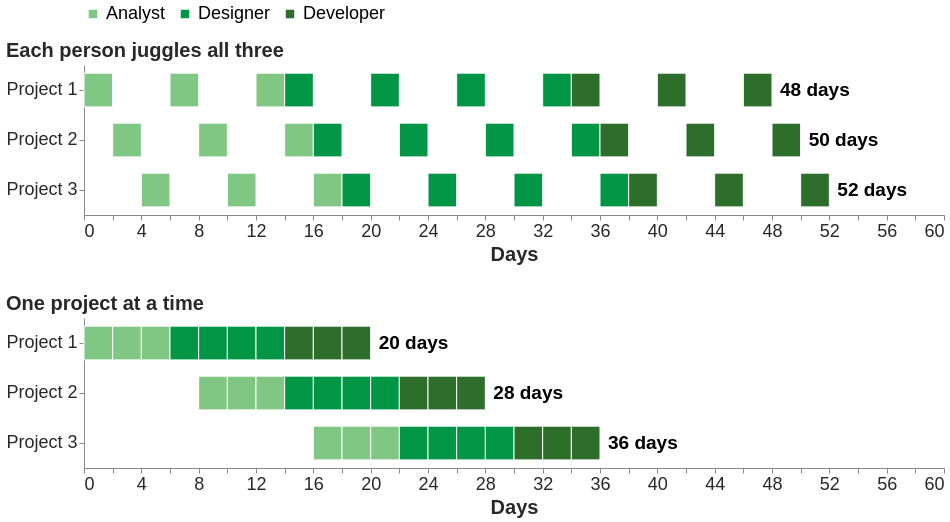

Describe this chart as a Vega-Lite specification.
### Vega-Lite specification from a JSON file in a GitHub repository (floating-point values rounded to 4 significant figures)
{"$schema": "https://vega.github.io/schema/vega-lite/v5.json", "vconcat": [{"width": 860, "height": 150, "title": {"text": "Each person juggles all three", "fontSize": 20, "anchor": "start", "color": "#282828"}, "layer": [{"data": {"values": [{"plan": "Each person juggles all three", "p": "Project 1", "s": 0, "e": 2, "role": "Analyst"}, {"plan": "Each person juggles all three", "p": "Project 2", "s": 2, "e": 4, "role": "Analyst"}, {"plan": "Each person juggles all three", "p": "Project 3", "s": 4, "e": 6, "role": "Analyst"}, {"plan": "Each person juggles all three", "p": "Project 1", "s": 6, "e": 8, "role": "Analyst"}, {"plan": "Each person juggles all three", "p": "Project 2", "s": 8, "e": 10, "role": "Analyst"}, {"plan": "Each person juggles all three", "p": "Project 3", "s": 10, "e": 12, "role": "Analyst"}, {"plan": "Each person juggles all three", "p": "Project 1", "s": 12, "e": 14, "role": "Analyst"}, {"plan": "Each person juggles all three", "p": "Project 2", "s": 14, "e": 16, "role": "Analyst"}, {"plan": "Each person juggles all three", "p": "Project 3", "s": 16, "e": 18, "role": "Analyst"}, {"plan": "Each person juggles all three", "p": "Project 1", "s": 14, "e": 16, "role": "Designer"}, {"plan": "Each person juggles all three", "p": "Project 2", "s": 16, "e": 18, "role": "Designer"}, {"plan": "Each person juggles all three", "p": "Project 3", "s": 18, "e": 20, "role": "Designer"}, {"plan": "Each person juggles all three", "p": "Project 1", "s": 20, "e": 22, "role": "Designer"}, {"plan": "Each person juggles all three", "p": "Project 2", "s": 22, "e": 24, "role": "Designer"}, {"plan": "Each person juggles all three", "p": "Project 3", "s": 24, "e": 26, "role": "Designer"}, {"plan": "Each person juggles all three", "p": "Project 1", "s": 26, "e": 28, "role": "Designer"}, {"plan": "Each person juggles all three", "p": "Project 2", "s": 28, "e": 30, "role": "Designer"}, {"plan": "Each person juggles all three", "p": "Project 3", "s": 30, "e": 32, "role": "Designer"}, {"plan": "Each person juggles all three", "p": "Project 1", "s": 32, "e": 34, "role": "Designer"}, {"plan": "Each person juggles all three", "p": "Project 2", "s": 34, "e": 36, "role": "Designer"}, {"plan": "Each person juggles all three", "p": "Project 3", "s": 36, "e": 38, "role": "Designer"}, {"plan": "Each person juggles all three", "p": "Project 1", "s": 34, "e": 36, "role": "Developer"}, {"plan": "Each person juggles all three", "p": "Project 2", "s": 36, "e": 38, "role": "Developer"}, {"plan": "Each person juggles all three", "p": "Project 3", "s": 38, "e": 40, "role": "Developer"}, {"plan": "Each person juggles all three", "p": "Project 1", "s": 40, "e": 42, "role": "Developer"}, {"plan": "Each person juggles all three", "p": "Project 2", "s": 42, "e": 44, "role": "Developer"}, {"plan": "Each person juggles all three", "p": "Project 3", "s": 44, "e": 46, "role": "Developer"}, {"plan": "Each person juggles all three", "p": "Project 1", "s": 46, "e": 48, "role": "Developer"}, {"plan": "Each person juggles all three", "p": "Project 2", "s": 48, "e": 50, "role": "Developer"}, {"plan": "Each person juggles all three", "p": "Project 3", "s": 50, "e": 52, "role": "Developer"}]}, "mark": {"type": "bar", "stroke": "#ffffff", "strokeWidth": 1, "height": {"band": 0.75}}, "encoding": {"y": {"field": "p", "type": "nominal", "title": null}, "x": {"field": "s", "type": "quantitative", "title": "Days", "scale": {"domain": [0, 60]}}, "x2": {"field": "e"}, "color": {"field": "role", "type": "nominal", "title": null, "scale": {"domain": ["Analyst", "Designer", "Developer"], "range": ["#81c784", "#019546", "#2D6E2A"]}, "legend": {"orient": "top", "direction": "horizontal"}}}}, {"data": {"values": [{"plan": "Each person juggles all three", "p": "Project 1", "e": 48, "t": "48 days"}, {"plan": "Each person juggles all three", "p": "Project 2", "e": 50, "t": "50 days"}, {"plan": "Each person juggles all three", "p": "Project 3", "e": 52, "t": "52 days"}]}, "mark": {"type": "text", "align": "left", "dx": 8, "fontSize": 19, "fontWeight": "bold"}, "encoding": {"y": {"field": "p", "type": "nominal"}, "x": {"field": "e", "type": "quantitative"}, "text": {"field": "t"}}}]}, {"width": 860, "height": 150, "title": {"text": "One project at a time", "fontSize": 20, "anchor": "start", "color": "#282828"}, "layer": [{"data": {"values": [{"plan": "One project at a time", "p": "Project 1", "s": 0, "e": 2, "role": "Analyst"}, {"plan": "One project at a time", "p": "Project 1", "s": 2, "e": 4, "role": "Analyst"}, {"plan": "One project at a time", "p": "Project 1", "s": 4, "e": 6, "role": "Analyst"}, {"plan": "One project at a time", "p": "Project 1", "s": 6, "e": 8, "role": "Designer"}, {"plan": "One project at a time", "p": "Project 1", "s": 8, "e": 10, "role": "Designer"}, {"plan": "One project at a time", "p": "Project 1", "s": 10, "e": 12, "role": "Designer"}, {"plan": "One project at a time", "p": "Project 1", "s": 12, "e": 14, "role": "Designer"}, {"plan": "One project at a time", "p": "Project 1", "s": 14, "e": 16, "role": "Developer"}, {"plan": "One project at a time", "p": "Project 1", "s": 16, "e": 18, "role": "Developer"}, {"plan": "One project at a time", "p": "Project 1", "s": 18, "e": 20, "role": "Developer"}, {"plan": "One project at a time", "p": "Project 2", "s": 8, "e": 10, "role": "Analyst"}, {"plan": "One project at a time", "p": "Project 2", "s": 10, "e": 12, "role": "Analyst"}, {"plan": "One project at a time", "p": "Project 2", "s": 12, "e": 14, "role": "Analyst"}, {"plan": "One project at a time", "p": "Project 2", "s": 14, "e": 16, "role": "Designer"}, {"plan": "One project at a time", "p": "Project 2", "s": 16, "e": 18, "role": "Designer"}, {"plan": "One project at a time", "p": "Project 2", "s": 18, "e": 20, "role": "Designer"}, {"plan": "One project at a time", "p": "Project 2", "s": 20, "e": 22, "role": "Designer"}, {"plan": "One project at a time", "p": "Project 2", "s": 22, "e": 24, "role": "Developer"}, {"plan": "One project at a time", "p": "Project 2", "s": 24, "e": 26, "role": "Developer"}, {"plan": "One project at a time", "p": "Project 2", "s": 26, "e": 28, "role": "Developer"}, {"plan": "One project at a time", "p": "Project 3", "s": 16, "e": 18, "role": "Analyst"}, {"plan": "One project at a time", "p": "Project 3", "s": 18, "e": 20, "role": "Analyst"}, {"plan": "One project at a time", "p": "Project 3", "s": 20, "e": 22, "role": "Analyst"}, {"plan": "One project at a time", "p": "Project 3", "s": 22, "e": 24, "role": "Designer"}, {"plan": "One project at a time", "p": "Project 3", "s": 24, "e": 26, "role": "Designer"}, {"plan": "One project at a time", "p": "Project 3", "s": 26, "e": 28, "role": "Designer"}, {"plan": "One project at a time", "p": "Project 3", "s": 28, "e": 30, "role": "Designer"}, {"plan": "One project at a time", "p": "Project 3", "s": 30, "e": 32, "role": "Developer"}, {"plan": "One project at a time", "p": "Project 3", "s": 32, "e": 34, "role": "Developer"}, {"plan": "One project at a time", "p": "Project 3", "s": 34, "e": 36, "role": "Developer"}]}, "mark": {"type": "bar", "stroke": "#ffffff", "strokeWidth": 1, "height": {"band": 0.75}}, "encoding": {"y": {"field": "p", "type": "nominal", "title": null}, "x": {"field": "s", "type": "quantitative", "title": "Days", "scale": {"domain": [0, 60]}}, "x2": {"field": "e"}, "color": {"field": "role", "type": "nominal", "title": null, "scale": {"domain": ["Analyst", "Designer", "Developer"], "range": ["#81c784", "#019546", "#2D6E2A"]}, "legend": {"orient": "top", "direction": "horizontal"}}}}, {"data": {"values": [{"plan": "One project at a time", "p": "Project 1", "e": 20, "t": "20 days"}, {"plan": "One project at a time", "p": "Project 2", "e": 28, "t": "28 days"}, {"plan": "One project at a time", "p": "Project 3", "e": 36, "t": "36 days"}]}, "mark": {"type": "text", "align": "left", "dx": 8, "fontSize": 19, "fontWeight": "bold"}, "encoding": {"y": {"field": "p", "type": "nominal"}, "x": {"field": "e", "type": "quantitative"}, "text": {"field": "t"}}}]}], "spacing": 30, "resolve": {"scale": {"color": "shared"}}, "config": {"font": "Tahoma, Verdana, sans-serif", "axis": {"labelFontSize": 18, "titleFontSize": 20, "labelColor": "#282828", "titleColor": "#282828", "grid": false}, "legend": {"labelFontSize": 18, "titleFontSize": 18}, "view": {"stroke": null}}}
